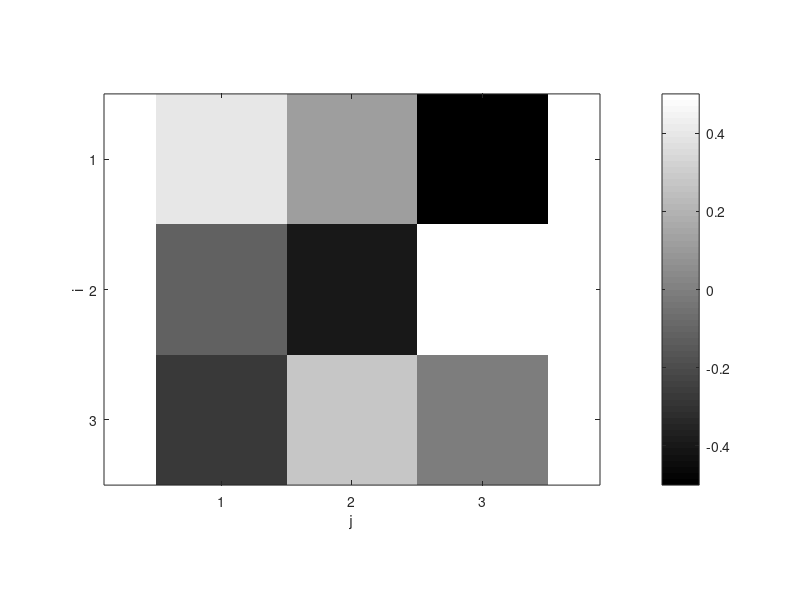
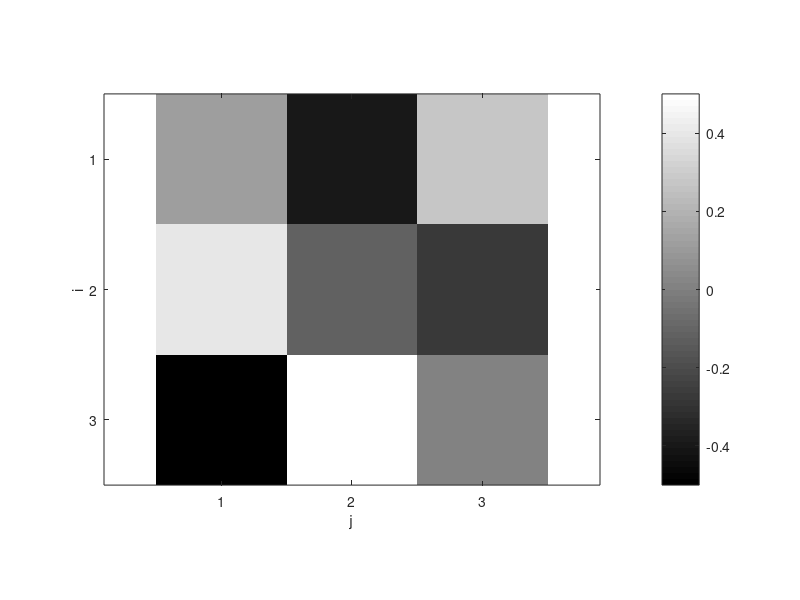
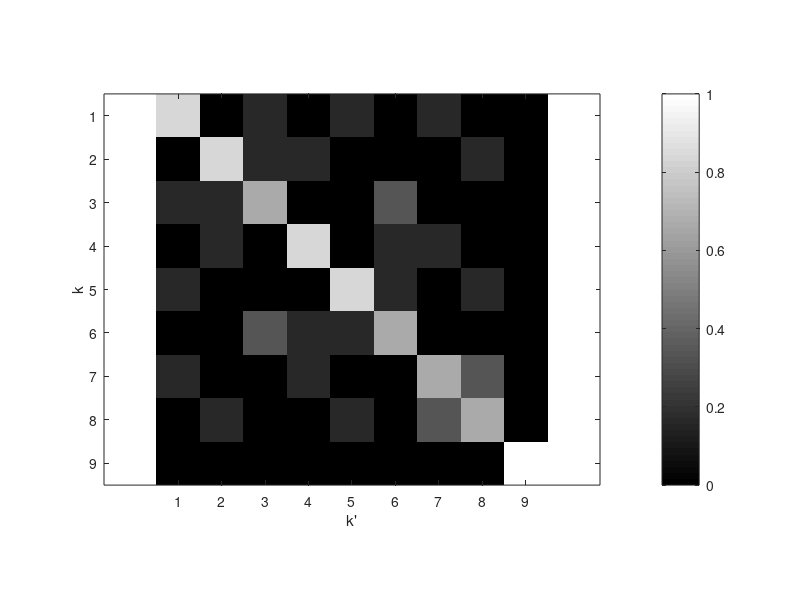
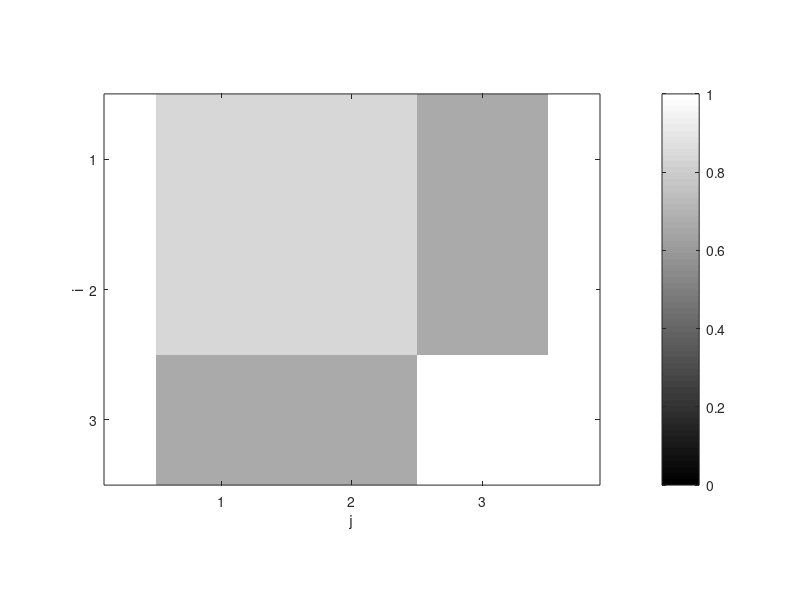

MATLAB code for these plots, in order:
%
% Example 3.1
% from Parameter Estimation and Inverse Problems, 2nd edition, 2013
% by R. Aster, B. Borchers, C. Thurber
%

close all
clc
clear

cmap = 'gray';
%cmap = 'jet';
cmax = 1;

% Construct system matrix for the ray path models
% (t is used to avoid writing sqrt(2) everywhere)
t = sqrt(2);
G = [1 0 0 1 0 0 1 0 0
     0 1 0 0 1 0 0 1 0
     0 0 1 0 0 1 0 0 1
     1 1 1 0 0 0 0 0 0
     0 0 0 1 1 1 0 0 0
     0 0 0 0 0 0 1 1 1
     t 0 0 0 t 0 0 0 t
     0 0 0 0 0 0 0 0 t  ];

% Get the singular values for the system matrix
[U,S,V] = svd(G);

% Display singular values
disp('Singular values:')
diag(S)

% Find dimensions of G
[m,n] = size(G);

% Find and display system rank
disp('System rank:')
p = rank(G)

% split V into two parts: Vp and V0
Vp = V(:,1:p)

% Display null space vectors 
disp('Model null space vectors')
V0 = V(:,p+1:n)

% Display null space vectors reshaped to match tomography example geometry
disp('Model null space vectors reshaped into matrices')
m01 = reshape(V0(:,1),3,3)'
m02 = reshape(V0(:,2),3,3)'

% Display image of null space model V.,8
figure(1)
colormap(cmap)
imagesc(m01); axis equal, axis tight
colorbar, caxis([-0.5 0.5]);
set(gca,'xtick',1:3,'ytick',1:3);
xlabel('j'); ylabel('i');
display('Displaying image of null space model V.,8 (fig. 1)')
%print -deps2 c3fv8null.eps

% Display image of null space model V.,9
figure(2)
colormap(cmap)
imagesc(m02); axis equal, axis tight
colorbar, caxis([-0.5 0.5]);
set(gca,'xtick',1:3,'ytick',1:3);
xlabel('j'); ylabel('i');
display('Displaying image of null space model V.,9 (fig. 2)')
%print -deps2 c3fv9null.eps

% Display data space null vector
disp('Data null space vector')
U0 = U(:,p+1)

% Find and display model resolution matrix
Rm = Vp*Vp';    % note: this is NOT the identity matrix

% Display full model resolution matrix and colorbar
figure(3)
colormap(cmap)
imagesc(Rm); axis equal, axis tight
colorbar, caxis([0 cmax])
set(gca,'xtick',1:9,'ytick',1:9);
xlabel('k'''); ylabel('k');
display('Displaying full model resolution matrix (fig. 3)')
%print -deps2 c3fR.eps

Rmdiag = reshape(diag(Rm),3,3)'
% Display reshaped diagonal elements of the model resolution matrix and colorbar
figure(4)
colormap(cmap)
imagesc(Rmdiag); axis equal, axis tight
colorbar, caxis([0 cmax]);
set(gca,'xtick',1:3,'ytick',1:3);
xlabel('j'); ylabel('i');
display('Displaying diagonal elements of model resolution matrix (fig. 4)')
%print -deps2 c3fRdiag.eps

% Spike resolution test

% Construct spike model
mtest = zeros(n,1);
mtest(5) = 1;

% Get noise free data for the spike model (forward problem)
dtest = G*mtest;

% Display spike model and noise free data
disp('model spike and predicted data')
mtest
dtest

% Display recovered model from spike test
disp('recovered model from the spike test')
% Let Matlab compute the pseudoinverse for us with pinv
mdagger = pinv(G)*dtest

% Display reshaped noise free spike model with color bar
figure(5)
colormap(cmap)
imagesc(reshape(mtest,3,3))'; axis equal, axis tight
colorbar, caxis([0 cmax])
set(gca,'xtick',1:3);
set(gca,'ytick',1:3);
xlabel('j'); ylabel('i');
display('Displaying noise free spike test model (fig. 5)')
%print -deps2 c3fspike.eps

% Display reshaped recovered spike model with colorbar
figure(6)
colormap(cmap)
imagesc(reshape(mdagger,3,3)'); axis equal, axis tight
colorbar, caxis([0 cmax])
set(gca,'xtick',1:3);
set(gca,'ytick',1:3);
xlabel('j'); ylabel('i');
display('Displaying recovered model for spike test (fig. 6)')
%print -deps2 c3fspike_recov.eps
